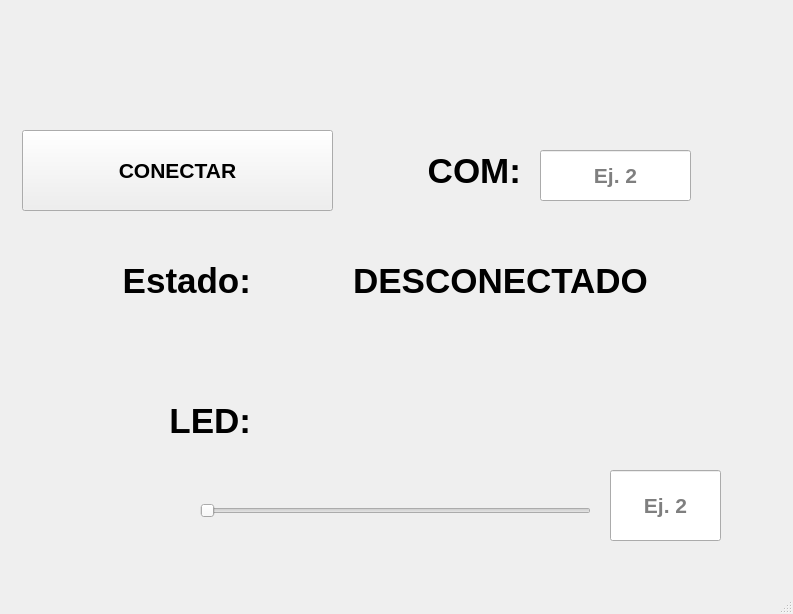
<?xml version="1.0" encoding="UTF-8"?>
<ui version="4.0">
 <class>MainWindow</class>
 <widget class="QMainWindow" name="MainWindow">
  <property name="geometry">
   <rect>
    <x>0</x>
    <y>0</y>
    <width>793</width>
    <height>614</height>
   </rect>
  </property>
  <property name="windowTitle">
   <string>MainWindow</string>
  </property>
  <widget class="QWidget" name="centralwidget">
   <widget class="QPushButton" name="btn_conexion">
    <property name="geometry">
     <rect>
      <x>22</x>
      <y>130</y>
      <width>311</width>
      <height>81</height>
     </rect>
    </property>
    <property name="font">
     <font>
      <pointsize>16</pointsize>
      <weight>75</weight>
      <bold>true</bold>
     </font>
    </property>
    <property name="text">
     <string>CONECTAR</string>
    </property>
   </widget>
   <widget class="QLabel" name="label">
    <property name="geometry">
     <rect>
      <x>370</x>
      <y>130</y>
      <width>151</width>
      <height>81</height>
     </rect>
    </property>
    <property name="font">
     <font>
      <pointsize>26</pointsize>
      <weight>75</weight>
      <bold>true</bold>
     </font>
    </property>
    <property name="text">
     <string>COM:</string>
    </property>
    <property name="alignment">
     <set>Qt::AlignRight|Qt::AlignTrailing|Qt::AlignVCenter</set>
    </property>
   </widget>
   <widget class="QLineEdit" name="txt_com">
    <property name="geometry">
     <rect>
      <x>540</x>
      <y>150</y>
      <width>151</width>
      <height>51</height>
     </rect>
    </property>
    <property name="font">
     <font>
      <pointsize>16</pointsize>
      <weight>75</weight>
      <bold>true</bold>
     </font>
    </property>
    <property name="toolTip">
     <string>Ingresa el número del COM</string>
    </property>
    <property name="alignment">
     <set>Qt::AlignCenter</set>
    </property>
    <property name="placeholderText">
     <string>Ej. 2</string>
    </property>
   </widget>
   <widget class="QLabel" name="label_2">
    <property name="geometry">
     <rect>
      <x>30</x>
      <y>240</y>
      <width>221</width>
      <height>81</height>
     </rect>
    </property>
    <property name="font">
     <font>
      <pointsize>26</pointsize>
      <weight>75</weight>
      <bold>true</bold>
     </font>
    </property>
    <property name="text">
     <string>Estado:</string>
    </property>
    <property name="alignment">
     <set>Qt::AlignRight|Qt::AlignTrailing|Qt::AlignVCenter</set>
    </property>
   </widget>
   <widget class="QLabel" name="txt_estado">
    <property name="geometry">
     <rect>
      <x>280</x>
      <y>240</y>
      <width>441</width>
      <height>81</height>
     </rect>
    </property>
    <property name="font">
     <font>
      <pointsize>26</pointsize>
      <weight>75</weight>
      <bold>true</bold>
     </font>
    </property>
    <property name="text">
     <string>DESCONECTADO</string>
    </property>
    <property name="alignment">
     <set>Qt::AlignCenter</set>
    </property>
   </widget>
   <widget class="QLabel" name="label_3">
    <property name="geometry">
     <rect>
      <x>30</x>
      <y>380</y>
      <width>221</width>
      <height>81</height>
     </rect>
    </property>
    <property name="font">
     <font>
      <pointsize>26</pointsize>
      <weight>75</weight>
      <bold>true</bold>
     </font>
    </property>
    <property name="text">
     <string>LED:</string>
    </property>
    <property name="alignment">
     <set>Qt::AlignRight|Qt::AlignTrailing|Qt::AlignVCenter</set>
    </property>
   </widget>
   <widget class="QSlider" name="valorPWM">
    <property name="geometry">
     <rect>
      <x>200</x>
      <y>480</y>
      <width>391</width>
      <height>61</height>
     </rect>
    </property>
    <property name="orientation">
     <enum>Qt::Horizontal</enum>
    </property>
   </widget>
   <widget class="QLineEdit" name="txt_valorPWM">
    <property name="geometry">
     <rect>
      <x>610</x>
      <y>470</y>
      <width>111</width>
      <height>71</height>
     </rect>
    </property>
    <property name="font">
     <font>
      <pointsize>16</pointsize>
      <weight>75</weight>
      <bold>true</bold>
     </font>
    </property>
    <property name="toolTip">
     <string>Ingresa el número del COM</string>
    </property>
    <property name="alignment">
     <set>Qt::AlignCenter</set>
    </property>
    <property name="placeholderText">
     <string>Ej. 2</string>
    </property>
   </widget>
   <widget class="QLabel" name="label_5">
    <property name="geometry">
     <rect>
      <x>700</x>
      <y>0</y>
      <width>91</width>
      <height>101</height>
     </rect>
    </property>
    <property name="text">
     <string/>
    </property>
    <property name="pixmap">
     <pixmap resource="../../PIP_UNIDAD_2_2021_3/recursos_proyecto.qrc">:/LOGO/Imagenes/HD-wallpaper-bob-esponja-mafioso-bob-esponja-gangster-mafioso-meme.jpg</pixmap>
    </property>
    <property name="scaledContents">
     <bool>true</bool>
    </property>
   </widget>
   <widget class="QLabel" name="label_6">
    <property name="geometry">
     <rect>
      <x>100</x>
      <y>0</y>
      <width>591</width>
      <height>61</height>
     </rect>
    </property>
    <property name="text">
     <string/>
    </property>
    <property name="pixmap">
     <pixmap resource="../../PIP_UNIDAD_2_2021_3/recursos_proyecto.qrc">:/UAT_FIANS/Imagenes/FIANS.png</pixmap>
    </property>
    <property name="scaledContents">
     <bool>true</bool>
    </property>
   </widget>
   <widget class="QLabel" name="label_4">
    <property name="geometry">
     <rect>
      <x>0</x>
      <y>0</y>
      <width>91</width>
      <height>101</height>
     </rect>
    </property>
    <property name="text">
     <string/>
    </property>
    <property name="pixmap">
     <pixmap resource="../../PIP_UNIDAD_2_2021_3/recursos_proyecto.qrc">:/NUMEROS/Imagenes/Boca_Juniors_logo18.svg.png</pixmap>
    </property>
    <property name="scaledContents">
     <bool>true</bool>
    </property>
   </widget>
  </widget>
  <widget class="QMenuBar" name="menubar">
   <property name="geometry">
    <rect>
     <x>0</x>
     <y>0</y>
     <width>793</width>
     <height>22</height>
    </rect>
   </property>
  </widget>
  <widget class="QStatusBar" name="statusbar"/>
 </widget>
 <resources>
  <include location="../../PIP_UNIDAD_2_2021_3/recursos_proyecto.qrc"/>
 </resources>
 <connections/>
</ui>
